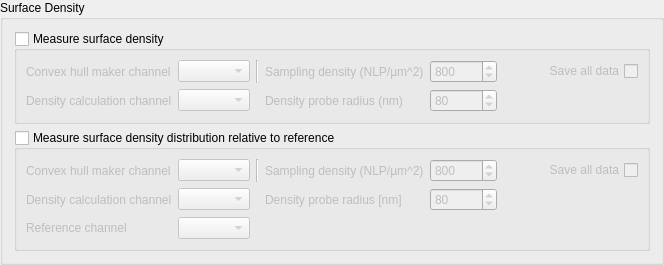
        <widget class="QGroupBox" name="groupBox_13">
         <property name="title">
          <string>Surface Density</string>
         </property>
         <property name="flat">
          <bool>false</bool>
         </property>
         <property name="checkable">
          <bool>false</bool>
         </property>
         <property name="checked">
          <bool>false</bool>
         </property>
         <layout class="QVBoxLayout" name="verticalLayout_11">
          <item>
           <widget class="QGroupBox" name="groupBox_analysis_surface_density">
            <property name="title">
             <string>Measure surface density</string>
            </property>
            <property name="flat">
             <bool>false</bool>
            </property>
            <property name="checkable">
             <bool>true</bool>
            </property>
            <property name="checked">
             <bool>false</bool>
            </property>
            <layout class="QGridLayout" name="gridLayout">
             <item row="0" column="1">
              <widget class="QComboBox" name="comboBox_analysis_surface_density_channel_convex"/>
             </item>
             <item row="0" column="0">
              <widget class="QLabel" name="label_11">
               <property name="text">
                <string>Convex hull maker channel</string>
               </property>
              </widget>
             </item>
             <item row="0" column="2">
              <widget class="Line" name="line_6">
               <property name="orientation">
                <enum>Qt::Vertical</enum>
               </property>
              </widget>
             </item>
             <item row="1" column="0">
              <widget class="QLabel" name="label_17">
               <property name="text">
                <string>Density calculation channel</string>
               </property>
              </widget>
             </item>
             <item row="1" column="1">
              <widget class="QComboBox" name="comboBox_analysis_surface_density_channel_density"/>
             </item>
             <item row="0" column="3">
              <widget class="QLabel" name="label_9">
               <property name="text">
                <string>Sampling density (NLP/µm^2)</string>
               </property>
              </widget>
             </item>
             <item row="1" column="3">
              <widget class="QLabel" name="label_10">
               <property name="text">
                <string>Density probe radius (nm)</string>
               </property>
              </widget>
             </item>
             <item row="1" column="4">
              <widget class="QSpinBox" name="spinBox_analysis_surface_density_treshold">
               <property name="minimum">
                <number>1</number>
               </property>
               <property name="maximum">
                <number>1000</number>
               </property>
               <property name="value">
                <number>80</number>
               </property>
              </widget>
             </item>
             <item row="0" column="9">
              <spacer name="horizontalSpacer_12">
               <property name="orientation">
                <enum>Qt::Horizontal</enum>
               </property>
               <property name="sizeHint" stdset="0">
                <size>
                 <width>40</width>
                 <height>20</height>
                </size>
               </property>
              </spacer>
             </item>
             <item row="0" column="4">
              <widget class="QDoubleSpinBox" name="doubleSpinBox_analysis_surface_density_density">
               <property name="decimals">
                <number>0</number>
               </property>
               <property name="minimum">
                <double>1.000000000000000</double>
               </property>
               <property name="maximum">
                <double>100000.000000000000000</double>
               </property>
               <property name="singleStep">
                <double>100.000000000000000</double>
               </property>
               <property name="value">
                <double>800.000000000000000</double>
               </property>
              </widget>
             </item>
             <item row="0" column="10">
              <widget class="QCheckBox" name="checkBox_analysis_surface_density_save_all">
               <property name="layoutDirection">
                <enum>Qt::RightToLeft</enum>
               </property>
               <property name="text">
                <string>Save all data</string>
               </property>
              </widget>
             </item>
            </layout>
           </widget>
          </item>
          <item>
           <widget class="QGroupBox" name="groupBox_analysis_surface_density_distribution">
            <property name="title">
             <string>Measure surface density distribution relative to reference</string>
            </property>
            <property name="flat">
             <bool>false</bool>
            </property>
            <property name="checkable">
             <bool>true</bool>
            </property>
            <property name="checked">
             <bool>false</bool>
            </property>
            <layout class="QGridLayout" name="gridLayout_8">
             <item row="0" column="1">
              <widget class="QComboBox" name="comboBox_analysis_surface_density_distribution_channel_convex"/>
             </item>
             <item row="0" column="0">
              <widget class="QLabel" name="label_18">
               <property name="text">
                <string>Convex hull maker channel</string>
               </property>
              </widget>
             </item>
             <item row="0" column="2">
              <widget class="Line" name="line_7">
               <property name="orientation">
                <enum>Qt::Vertical</enum>
               </property>
              </widget>
             </item>
             <item row="1" column="0">
              <widget class="QLabel" name="label_19">
               <property name="text">
                <string>Density calculation channel</string>
               </property>
              </widget>
             </item>
             <item row="1" column="1">
              <widget class="QComboBox" name="comboBox_analysis_surface_density_distribution_channel_density"/>
             </item>
             <item row="0" column="3">
              <widget class="QLabel" name="label_20">
               <property name="text">
                <string>Sampling density (NLP/µm^2)</string>
               </property>
              </widget>
             </item>
             <item row="1" column="3">
              <widget class="QLabel" name="label_21">
               <property name="text">
                <string>Density probe radius [nm]</string>
               </property>
              </widget>
             </item>
             <item row="1" column="4">
              <widget class="QSpinBox" name="spinBox_analysis_surface_density_distribution_treshold">
               <property name="minimum">
                <number>1</number>
               </property>
               <property name="maximum">
                <number>1000</number>
               </property>
               <property name="value">
                <number>80</number>
               </property>
              </widget>
             </item>
             <item row="0" column="9">
              <spacer name="horizontalSpacer_13">
               <property name="orientation">
                <enum>Qt::Horizontal</enum>
               </property>
               <property name="sizeHint" stdset="0">
                <size>
                 <width>40</width>
                 <height>20</height>
                </size>
               </property>
              </spacer>
             </item>
             <item row="0" column="4">
              <widget class="QDoubleSpinBox" name="doubleSpinBox_analysis_surface_density_distribution_density">
               <property name="decimals">
                <number>0</number>
               </property>
               <property name="maximum">
                <double>100000.000000000000000</double>
               </property>
               <property name="singleStep">
                <double>100.000000000000000</double>
               </property>
               <property name="value">
                <double>800.000000000000000</double>
               </property>
              </widget>
             </item>
             <item row="2" column="1">
              <widget class="QComboBox" name="comboBox_analysis_surface_density_distribution_channel_reference"/>
             </item>
             <item row="2" column="0">
              <widget class="QLabel" name="label_22">
               <property name="text">
                <string>Reference channel</string>
               </property>
              </widget>
             </item>
             <item row="0" column="10">
              <widget class="QCheckBox" name="checkBox_analysis_surface_density_distribution_save_all">
               <property name="layoutDirection">
                <enum>Qt::RightToLeft</enum>
               </property>
               <property name="text">
                <string>Save all data</string>
               </property>
              </widget>
             </item>
            </layout>
           </widget>
          </item>
         </layout>
        </widget>
